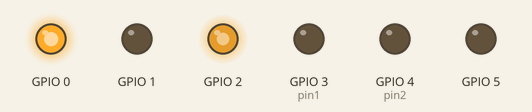
Simulated run of this program. Board: ESP32 board running MicroPython. On the bench: output pins drawn as LEDs (lit = HIGH). At 4.0 s the program stops and its outputs stay as they are.

Above: at 0.1 s.
At 2.1 s:
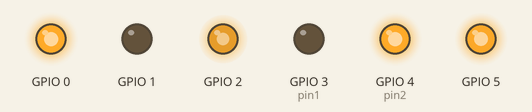
At 4.1 s:
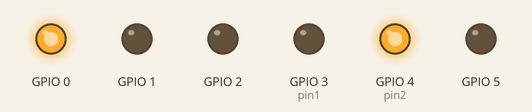
Timing chart, 0 to 5.5 s (numbered marks = the images above):
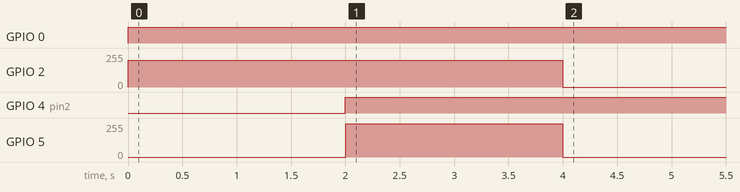

The program:

moteurCC_exemple.py
```python
from Driver_moteurCC import moteurCC
from time import sleep

mg = moteurCC()   # arguments par défaut: pin1=0, pin2=1, en=2
md = moteurCC(pin1=3, pin2=4, en=5)

mg.avance(800)
sleep(2)
md.recule(1000)
sleep(2)
mg.stop()
md.stop()
```

Driver_moteurCC.py
```python
from machine import Pin, PWM

class moteurCC:

    def __init__(self, pin1=0, pin2=1, en=2, freq=1000):
        self.ina = Pin(pin1, Pin.OUT)
        self.inb = Pin(pin2, Pin.OUT)
        self.en  = PWM(en, freq=1000, duty=0)

    def avance(self, vit):   # vit=duty, entre 0 et 1023
        self.ina.on()
        self.inb.off()
        self.en.duty(vit)

    def recule(self, vit): # vit=duty, entre 0 et 1023
        self.ina.off()
        self.inb.on()
        self.en.duty(vit)

    def stop(self):
        self.en.duty(0)
```

Measured:
- by itself, GPIO 0: LOW → HIGH at 0.00 s
- by itself, GPIO 2: 0/255 → 199/255 at 0.00 s, → 0/255 4.0 s later
- by itself, GPIO 4 (pin2): LOW → HIGH at 2.0 s
- by itself, GPIO 5: 0/255 → 249/255 at 2.0 s, → 0/255 2.0 s later
